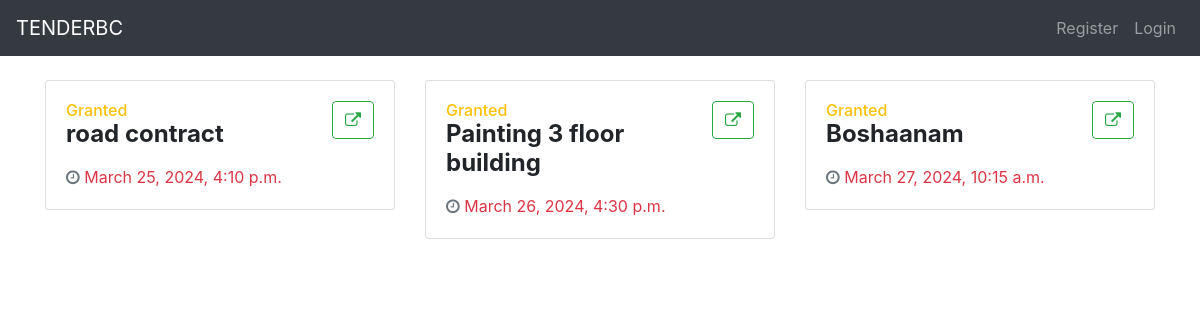
/PastTenders/, run on the app's committed database.
### TENDERBC_App/models.py (models this page shows)
class Tender(models.Model):
    sts = (('Inactive','Inactive'),('Active','Active'),('Completed','Completed'),('Granted','Granted'))
    title = models.CharField(max_length=100, null=False, blank=False)
    description = models.CharField(max_length=1000, null=False, blank=False)
    document = models.FileField(upload_to='tender documents/')
    start_date_time = models.DateTimeField("Start")
    end_date_time = models.DateTimeField("End")
    Status = models.CharField("Status", choices=sts, default='Inactive', max_length=9)

### TENDERBC_App/views.py (the view)
# urls.py: path('PastTenders/',views.Past_Tenders,name='pts'),
def Past_Tenders(request):
    completed_tendrs = Tender.objects.filter(Status="Completed")
    granted_tenders = Tender.objects.filter(Status="Granted")
    return render(request, 'html/past_tenders.html',{'completed_tendrs':completed_tendrs,'granted_tenders':granted_tenders})

### templates/html/past_tenders.html (shortened to what this page needs)
{% extends 'html/base.html' %}
{% load static %}
{% block content %}
    <div class="container mt-4">
            <div class="row">
                {% for i in granted_tenders %}
                <div class="col-xl-4 col-lg-6">
                    <div class="card card-stats mb-4 mb-xl-0">
                      <div class="card-body">
                        <div class="row">
                          <div class="col">
                            <h6 class="card-title text-warning mb-0 ">{{i.Status}}</h6>
                            <span class="h4 font-weight-bold mb-0">{{i.title}}</span>
                          </div>
                          <div class="col-auto">
                            {% if request.user.is_authenticated %}
                            <a href="{% url 'vt' i.id %}" class="btn btn-outline-success"><i class="fa fa-external-link"></i></a>
                            {% else %}
                            <a href="{% url 'ln' %}" class="btn btn-outline-success"><i class="fa fa-external-link"></i></a>
                            {% endif %}
                          </div>
                        </div>
                        <p class="mt-3 mb-0 text-muted text-sm">
                          <span class="text-nowrap"><i class="fa fa-clock-o"></i></span>
                          <span class="text-danger mr-2">{{i.end_date_time}}</span>
                        </p>
                      </div>
                    </div>
                  </div>
                {% endfor %}
            </div>
    </div>
{% endblock %}

### data on the page
Tender: Status "Granted", title "road contract", end_date_time "March 25, 2024, 4:10 p.m."
Tender: Status "Granted", title "Painting 3 floor building", end_date_time "March 26, 2024, 4:30 p.m."
Tender: Status "Granted", title "Boshaanam", end_date_time "March 27, 2024, 10:15 a.m."
